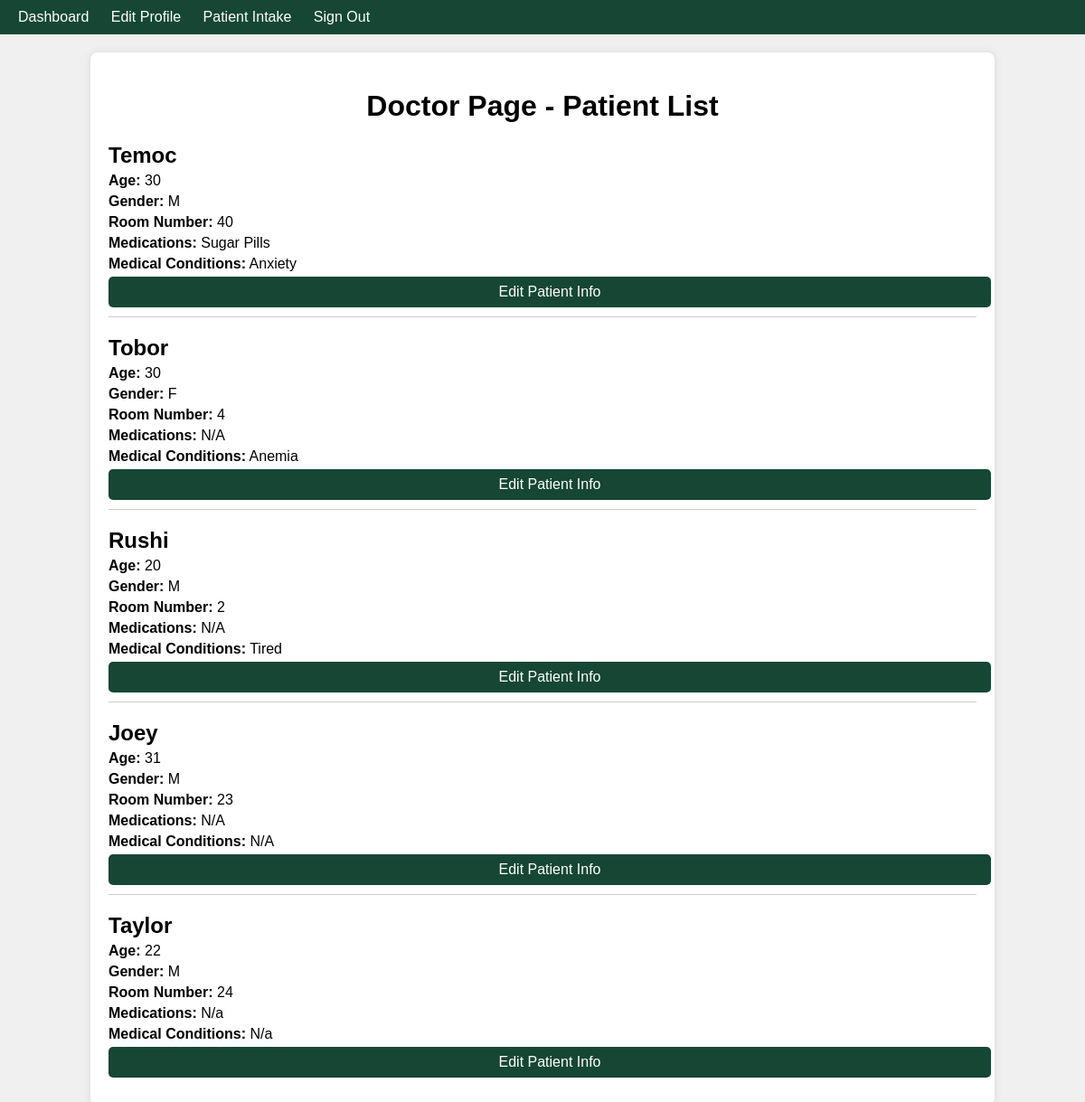
Screenshot of /user_dashboard.php (signed in) with the database file from the repository.
### tables this page shows
CREATE TABLE `patientinfo` (
  `patient_id` int(11) NOT NULL,
  `name` varchar(255) NOT NULL,
  `age` int(11) NOT NULL,
  `gender` enum('M','F') NOT NULL,
  `medical_conditions` text NOT NULL,
  `room_number` int(11) NOT NULL,
  `admission_type` int(11) NOT NULL,
  `medication` text NOT NULL
);

### user_dashboard.php (the view, shortened to what this page needs)
<?php
    if ($_SESSION['role'] == 'doctor') {
        $conn = mysqli_connect('localhost:3399', 'test', 'test1234', 'hospitaldb');
        $patient_query = "SELECT * FROM patientinfo";
        $patients_result = mysqli_query($conn, $patient_query);
    }
    else {
        header("Location: user_dashboard.php");
        exit();
    }
?>
<!DOCTYPE html>
<html lang="en">
<head>
</head>
<body>
    <nav>
        <ul>
            <li><a href="dashboard.php">Dashboard</a></li>
            <li><a href="edit_profile.php">Edit Profile</a></li>
            <li><a href="create_patient.php">Patient Intake</a></li>
            <li><a href="login.php">Sign Out </a><li>
        </ul>
    </nav>
    <div class="container">
        <h1>Doctor Page - Patient List</h1>
        <?php while ($row = mysqli_fetch_assoc($patients_result)): ?>
            <div class="patient">
                <h2><?php echo $row['name']; ?></h2>
                <p><strong>Age:</strong> <?php echo $row['age']; ?></p>
                <p><strong>Gender:</strong> <?php echo $row['gender']; ?></p>
                <p><strong>Room Number:</strong> <?php echo $row['room_number']; ?></p>
                <p><strong>Medications:</strong> <?php echo $row['medication']; ?></p>
                <p><strong>Medical Conditions:</strong> <?php echo $row['medical_conditions']; ?></p>
                <a href="edit_patient.php?patient_id=<?php echo $row['patient_id']; ?>" class="edit-button">Edit Patient Info</a>
            </div>
        <?php endwhile; ?>
    </div>
</body>
</html>

### user_dashboard.php (style rules this page uses)
body { font-family: Arial, sans-serif; margin: 0; padding: 0; background-color: #f0f0f0; }
nav { background-color: #154734; color: #fff; padding: 10px 20px; }
nav ul { list-style-type: none; padding: 0; margin: 0; }
nav ul li { display: inline; margin-right: 20px; }
nav ul li a { text-decoration: none; color: #fff; }
.container { width: 80%; margin: 20px auto; background-color: #fff; padding: 20px; border-radius: 8px; box-shadow: 0 0 10px rgba(0,0,0,0.1); }
h1 { text-align: center; }
.patient { border-bottom: 1px solid #ccc; padding-bottom: 10px; margin-bottom: 20px; }
.patient:last-child { border-bottom: none; margin-bottom: 0; }
.patient h2 { margin-bottom: 5px; }
.patient p { margin: 5px 0; }
.edit-button { display: block; width: 100%; padding: 8px; text-align: center; background-color: #154734; color: white; text-decoration: none; border-radius: 5px; transition: background-color 0.3s; }

### rows the page displays
patientinfo: name "Temoc", age "30", gender "M", room_number "40", medication "Sugar Pills", medical_conditions "Anxiety"
patientinfo: name "Tobor", age "30", gender "F", room_number "4", medication "N/A", medical_conditions "Anemia"
patientinfo: name "Rushi", age "20", gender "M", room_number "2", medication "N/A", medical_conditions "Tired"
patientinfo: name "Joey", age "31", gender "M", room_number "23", medication "N/A", medical_conditions "N/A"
patientinfo: name "Taylor", age "22", gender "M", room_number "24", medication "N/a", medical_conditions "N/a"
